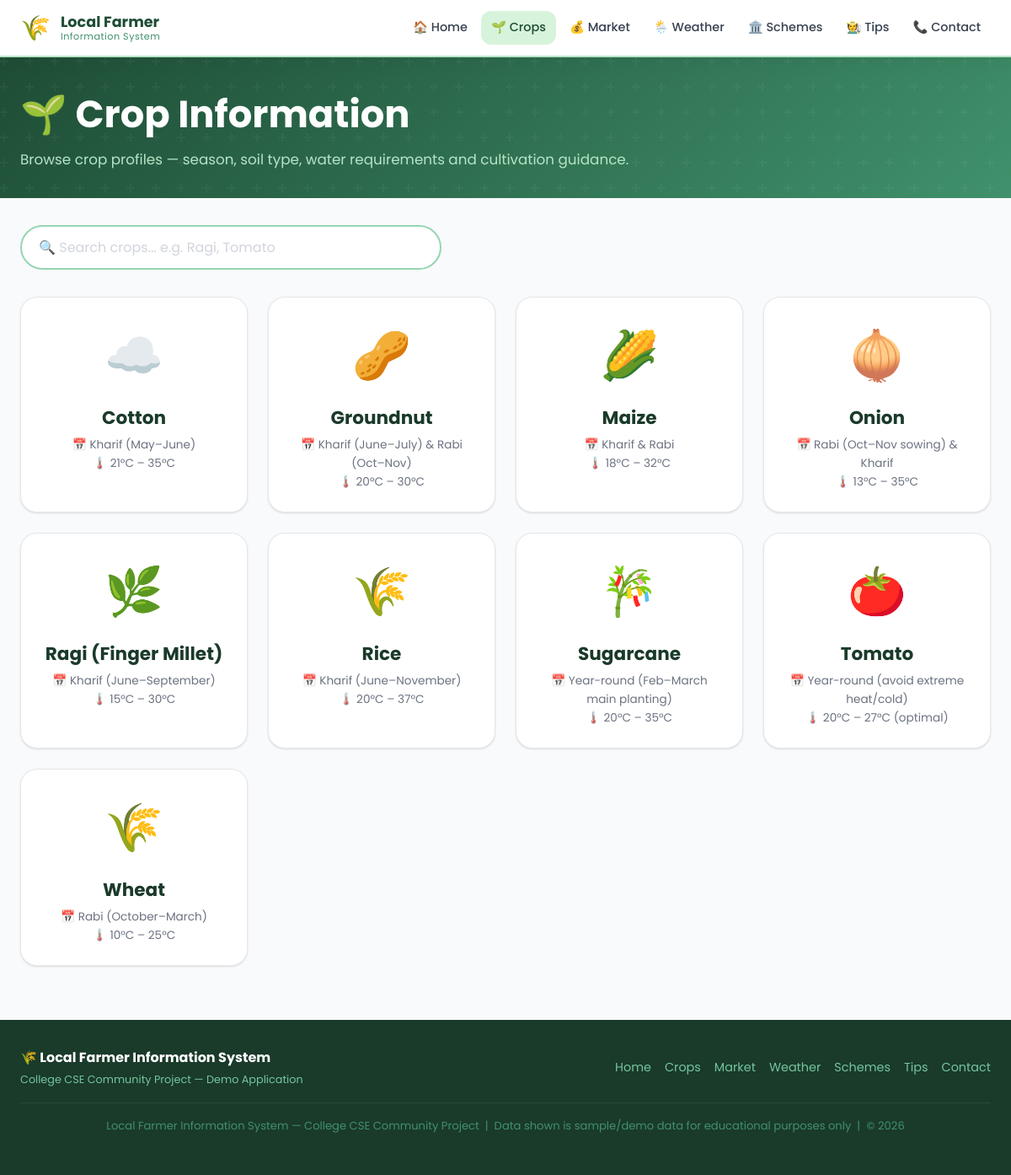
/crops, run on the app's committed database.
### tables this page shows
CREATE TABLE crops (
            id                INTEGER PRIMARY KEY AUTOINCREMENT,
            name              TEXT NOT NULL,
            season            TEXT,
            soil              TEXT,
            water_requirement TEXT,
            temperature       TEXT,
            cultivation_info  TEXT,
            image_emoji       TEXT DEFAULT "🌾"
        );

### app.py (the view)
@app.route('/crops')
def crops():
    search_query = request.args.get('q', '').strip()
    conn = get_db()
    if search_query:
        crops_list = conn.execute(
            "SELECT * FROM crops WHERE name LIKE ? ORDER BY name",
            (f'%{search_query}%',)
        ).fetchall()
    else:
        crops_list = conn.execute("SELECT * FROM crops ORDER BY name").fetchall()
    conn.close()
    return render_template('crops.html', crops=crops_list, query=search_query)

### app.py (called while the page is built)
def get_db():
    conn = sqlite3.connect(DATABASE)
    conn.row_factory = sqlite3.Row   # Rows behave like dictionaries
    return conn

### templates/crops.html (shortened to what this page needs)
{% extends "base.html" %}
{% block content %}
<div class="page-header">
    <div class="container">
        <h1>🌱 Crop Information</h1>
        <p>Browse crop profiles — season, soil type, water requirements and cultivation guidance.</p>
    </div>
</div>
<div class="page-content" style="padding-top: 0;">
    <div class="container">
        <div class="search-bar">
            <input
                type="text"
                id="crop-search-input"
                placeholder="🔍 Search crops... e.g. Ragi, Tomato"
                aria-label="Search crop by name"
                value="{{ query }}"
                autocomplete="off"
            >
        </div>
        <div class="crop-grid" id="crop-cards-container">
            {% for crop in crops %}
            <a href="{{ url_for('crop_detail', crop_id=crop.id) }}"
               class="crop-card"
               data-name="{{ crop.name }}"
               id="crop-card-{{ crop.id }}"
               aria-label="View {{ crop.name }} details">
                <span class="crop-emoji">{{ crop.image_emoji }}</span>
                <h3>{{ crop.name }}</h3>
                <p class="crop-meta">
                    📅 {{ crop.season }}<br>
                    🌡️ {{ crop.temperature }}
                </p>
            </a>
            {% endfor %}
        </div>
    </div>
</div>
{% endblock %}

### templates/base.html (shortened to what this page needs)
<!DOCTYPE html>
<html lang="en">
<head>
    <link rel="stylesheet" href="{{ url_for('static', filename='style.css') }}">
</head>
<body>
<nav class="navbar" role="navigation" aria-label="Main navigation">
    <div class="nav-container">
        <a href="{{ url_for('index') }}" class="nav-brand" aria-label="Go to Home">
            <span class="brand-icon">🌾</span>
            <span class="brand-text">
                Local Farmer
                <span class="brand-sub">Information System</span>
            </span>
        </a>
        <ul class="nav-links" id="nav-links" role="menubar">
            <li><a href="{{ url_for('index') }}"   role="menuitem">🏠 Home</a></li>
            <li><a href="{{ url_for('crops') }}"   role="menuitem">🌱 Crops</a></li>
            <li><a href="{{ url_for('market') }}"  role="menuitem">💰 Market</a></li>
            <li><a href="{{ url_for('weather') }}" role="menuitem">🌦️ Weather</a></li>
            <li><a href="{{ url_for('schemes') }}" role="menuitem">🏛️ Schemes</a></li>
            <li><a href="{{ url_for('tips') }}"    role="menuitem">🧑‍🌾 Tips</a></li>
            <li><a href="{{ url_for('contact') }}" role="menuitem">📞 Contact</a></li>
        </ul>
    </div>
</nav>
<main>
    {% block content %}{% endblock %}
</main>
<footer class="footer" role="contentinfo">
    <div class="container">
        <div class="footer-inner">
            <div class="footer-brand">
                🌾 Local Farmer Information System
                <span>College CSE Community Project — Demo Application</span>
            </div>
            <nav class="footer-links" aria-label="Footer navigation">
                <a href="{{ url_for('index') }}">Home</a>
                <a href="{{ url_for('crops') }}">Crops</a>
                <a href="{{ url_for('market') }}">Market</a>
                <a href="{{ url_for('weather') }}">Weather</a>
                <a href="{{ url_for('schemes') }}">Schemes</a>
                <a href="{{ url_for('tips') }}">Tips</a>
                <a href="{{ url_for('contact') }}">Contact</a>
            </nav>
        </div>
        <p class="footer-copy">
            Local Farmer Information System — College CSE Community Project &nbsp;|&nbsp;
            Data shown is sample/demo data for educational purposes only &nbsp;|&nbsp;
            &copy; 2026
        </p>
    </div>
</footer>
</body>
</html>

### data on the page
crops: image_emoji "☁️", name "Cotton", season "Kharif (May–June)", temperature "21°C – 35°C"
crops: image_emoji "🥜", name "Groundnut", season "Kharif (June–July) & Rabi (Oct–Nov)", temperature "20°C – 30°C"
crops: image_emoji "🌽", name "Maize", season "Kharif & Rabi", temperature "18°C – 32°C"
crops: image_emoji "🧅", name "Onion", season "Rabi (Oct–Nov sowing) & Kharif", temperature "13°C – 35°C"
crops: image_emoji "🌿", name "Ragi (Finger Millet)", season "Kharif (June–September)", temperature "15°C – 30°C"
crops: image_emoji "🌾", name "Rice", season "Kharif (June–November)", temperature "20°C – 37°C"
crops: image_emoji "🎋", name "Sugarcane", season "Year-round (Feb–March main planting)", temperature "20°C – 35°C"
crops: image_emoji "🍅", name "Tomato", season "Year-round (avoid extreme heat/cold)", temperature "20°C – 27°C (optimal)"
crops: image_emoji "🌾", name "Wheat", season "Rabi (October–March)", temperature "10°C – 25°C"
